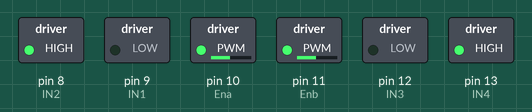
Recording of a sketch running on a simulated Arduino Uno, built with avr-gcc and run on an emulated ATmega328P. Parts: switched loads named in the sketch (green lamp = pin HIGH).

Above: at 0.1 s.
Timing chart, 0 to 1.6 s (numbered marks = the images above):
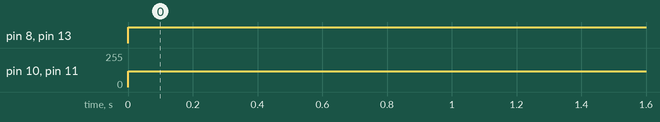

Measured:
- by itself, pin 8 (IN2), pin 13 (IN4): LOW → HIGH at 0.00 s
- by itself, pin 10 (Ena), pin 11 (Enb): 0/255 → 120/255 at 0.00 s

The sketch:

fantabulous_hango_sango1__1_.ino
```cpp
// Motor 1:
#define Ena 10
#define IN1 9
#define IN2 8
//Motor 2:
#define Enb 11
#define IN3 12
#define IN4 13
//
int Speed1=120;
int Direc1=0;
int Direc2=1;

int Speed2=120;
int Direc3=0;
int Direc4=1;


void setup()
{
  pinMode(Ena, OUTPUT);
  pinMode(IN1, OUTPUT);
  pinMode(IN2, OUTPUT);
  pinMode(Enb, OUTPUT);
  pinMode(IN3, OUTPUT);
  pinMode(IN4, OUTPUT);

}


void loop()
{
  //Motor 1:
  digitalWrite(IN1, Direc1);
  digitalWrite(IN2, Direc2);
  analogWrite(Ena, Speed1);
  //Motor 2:
  digitalWrite(IN3, Direc3);
  digitalWrite(IN4, Direc4);
  analogWrite(Enb, Speed2);


}
```
